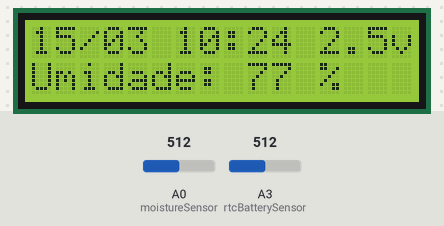
The sketch below on a simulated Arduino Uno, built with avr-gcc and run on an emulated ATmega328P. Shown: 16×2 character LCD. The inputs (shaded band) are chosen by the test bench; at power-on: A3 (rtcBatterySensor) = 512, A0 (moistureSensor) = 512. The local clock reads 2024-03-15 10:24:30 at power-on unless the sketch sets it; what the sketch prints to the serial monitor is not drawn.

Above: at 6.0 s.
6.1 s: A3 (rtcBatterySensor) set to 426
At 11.6 s:
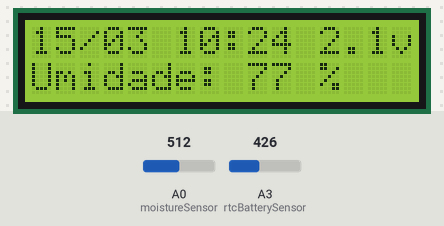
12.3 s: A3 (rtcBatterySensor) set to 395
At 16.6 s:
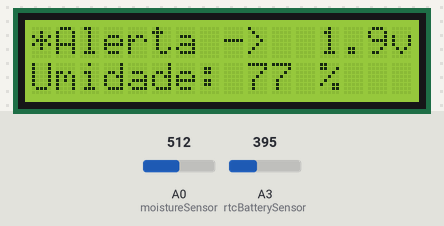
18.5 s: A0 (moistureSensor) set to 716
At 21.7 s:
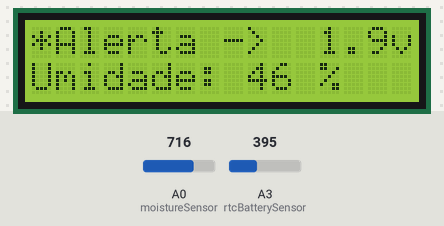
24.7 s: A0 (moistureSensor) set to 900
At 26.7 s:
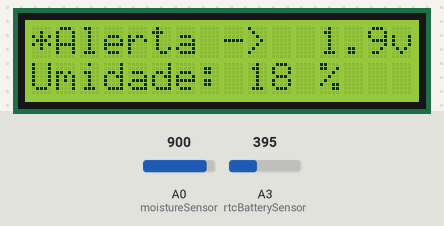
30.9 s: A0 (moistureSensor) set to 1023
At 31.8 s:
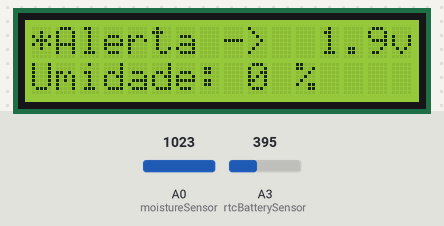
37.1 s: A3 (rtcBatterySensor) set to 306
At 43.0 s:
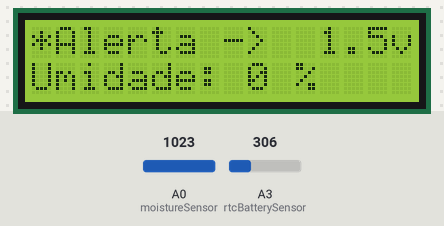
Timing chart, 0 to 44.3 s (numbered marks = the images above; inputs shaded):
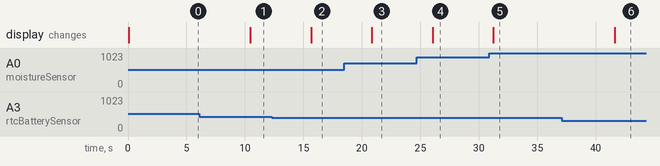

Measured:
- the behaviour switches between 410 and 409 on A3 (rtcBatterySensor) (found by bisection; images 1 and 2)
- after the input at 6.1 s, the display: changes after 4.4 s (image 1)
- after the input at 12.3 s, the display: changes after 3.4 s (image 2)
- after the input at 18.5 s, the display: changes after 2.4 s (image 3)
- after the input at 24.7 s, the display: changes after 1.4 s (image 4)
- after the input at 30.9 s, the display: changes after 0.35 s (image 5)
- after the input at 37.1 s, the display: changes after 4.5 s (image 6)

The sketch:

garden-manager.ino
```cpp
/* **************************** Garden Manager ****************************
   Criado por: Ronaldo Meneguite
   Rev.: 01
   Data: 12.11.2019

   Guia de conexão:
   LCD RS: pino 12
   LCD Enable: pino 11
   LCD D4: pino 5
   LCD D5: pino 4
   LCD D6: pino 3
   LCD D7: pino 2
   LCD R/W: GND
   LCD VSS: GND
   LCD VCC: VCC (5V)
   Potenciômetro de 10K terminal 1: GND
   Potenciômetro de 10K terminal 2: V0 do LCD (Contraste)
   Potenciômetro de 10K terminal 3: VCC (5V)
   Sensor de umidade do solo A0: Pino A0
   Módulo Relé (Válvula): Pino 10
 ***************************************************************************** */

// inclui a biblioteca:
#include <LiquidCrystal.h>
#include "RTClib.h"

RTC_DS1307 rtc;

// define os pinos de conexão entre o Arduino e o Display LCD
const int rs = 12, en = 11, d4 = 5, d5 = 4, d6 = 3, d7 = 2;
LiquidCrystal lcd(rs, en, d4, d5, d6, d7);

// Sensors
const int moistureSensor = A0;
const int rtcBatterySensor = A3;
const int rtcSDASensor = A4;
const int rtcSLCSensor = A5;

const int valveSensor = 10;

// Settings
const long wateringTime = 180000;
const int moistureLimit = 80;
const float batteryLevelMinLimit = 2.0;
const int wateringHours[] = { 6, 14, 20 };
const int wateringRepeats = 1;
const boolean debug = true;
const boolean wateringOnFirstRecovery = false;


// Started values
boolean isWatering = false;
float batteryLevel = 0;
int currentMoisture = 0;
DateTime currentDateTime;
DateTime lastWatering = DateTime(2010, 1, 1, 0, 0, 0);


void setup() {
  while (!Serial); // for Leonardo/Micro/Zero

  // Start Valve
  pinMode(valveSensor, OUTPUT);
  digitalWrite(valveSensor, HIGH);

  Serial.begin(9600);
  startRtcModule();
}

void startRtcModule() {
  if (! rtc.begin()) {
    printLn("Couldn't find RTC");
    while (1);
  }

  if (! rtc.isrunning()) {
    printLn("RTC is NOT running!");
    rtc.adjust(DateTime(2019, 12, 2, 16, 44, 0));
  }
}

int updateMoisture() {
  int mapLow = 1023;
  int mapHigh = 365;

  int moistureValue = analogRead(moistureSensor);

  int moisture = map(moistureValue, mapLow, mapHigh, 0, 100);
  printLn("Moisture: " + String(moisture) + '%');
  return moisture;
}

float checkBatteryLevel() {
  int batteryLevel = analogRead(rtcBatterySensor);
  return (float(batteryLevel) / 1023 ) * 5;
}

String formatResumeDateTime(DateTime &date, boolean seconds = false) {
  char bf[] = "DD/MM hh:mm";
  return date.toString(bf);
}
String formatDateTime(DateTime &date, boolean seconds = false) {
  char bf[] = "DD/MM/YYYY hh:mm:ss";
  return date.toString(bf);
}

void updateView () {
  lcd.begin(16, 2);
  String line1 = (batteryLevel < batteryLevelMinLimit ? "*Alerta -> " : formatResumeDateTime(currentDateTime));
  lcd.print(line1);
  lcd.print(" " + String(batteryLevel, 1) + "v");


  lcd.setCursor(0, 1);
  lcd.print("Umidade: " +  String(currentMoisture) + " %");
}

boolean itsTimeForWatering() {
  printLn(formatDateTime(currentDateTime) + ": Check for its time for watering");
  long diference = currentDateTime.unixtime() - lastWatering.unixtime();

  if (wateringOnFirstRecovery && diference > 10000) {
      printLn("Watering first time");
      return true;
  }

  if (diference < (3600 / wateringRepeats) ) {
    printLn("Watering has already been done in the period");
    printLn("Current date: " + formatDateTime(currentDateTime));
    printLn("Last watering: " + formatDateTime(lastWatering));
    printLn("Diference: " + String(diference));
    return false;
  }

  int currentHour = currentDateTime.hour();
  int arraySize = sizeof(wateringHours) / sizeof(wateringHours[0]);
  for (int i = 0; i < arraySize; i++) {
    if (String(wateringHours[i]) == String(currentHour)) {
      return true;
    }
  }

  printLn("It's not watering time");
  return false;
}

boolean shouldWater() {
  if (isWatering) {
    printLn("Not should Watering.");
    return false;
  }

  if (currentMoisture > moistureLimit) {
    return false;
  }

  return itsTimeForWatering();
}

void startWatering() {
  isWatering = true;
  lcd.begin(16, 2);
  lcd.print("UR: " + formatResumeDateTime(lastWatering));
  lcd.setCursor(0, 1);
  lcd.print("Aguando...        ");
  printLn(formatDateTime(currentDateTime) + ": Starting Watering..");
  digitalWrite(valveSensor, LOW);
  delay(wateringTime);
  digitalWrite(valveSensor, HIGH);
  lastWatering = rtc.now();
  isWatering = false;
  printLn(formatDateTime(lastWatering) + ": Finished Watering..");
}

void printLn(String message) {
  if (debug) {
    DateTime date = rtc.now();
    Serial.println(formatDateTime(date) + ": " + message);
  }
}


void loop() {
  currentDateTime = rtc.now();
  currentMoisture = updateMoisture();

  batteryLevel = checkBatteryLevel();
  updateView();

  if (shouldWater()) {
    startWatering();
  }

  updateView();
  delay(5000);
}
```
